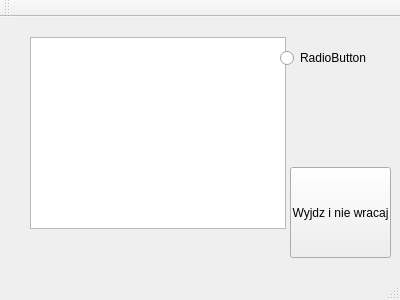
<?xml version="1.0" encoding="UTF-8"?>
<ui version="4.0">
 <class>MainWindow</class>
 <widget class="QMainWindow" name="MainWindow">
  <property name="geometry">
   <rect>
    <x>0</x>
    <y>0</y>
    <width>400</width>
    <height>300</height>
   </rect>
  </property>
  <property name="windowTitle">
   <string>MainWindow</string>
  </property>
  <widget class="QWidget" name="centralWidget">
   <widget class="QListView" name="listView">
    <property name="geometry">
     <rect>
      <x>30</x>
      <y>20</y>
      <width>256</width>
      <height>192</height>
     </rect>
    </property>
   </widget>
   <widget class="QRadioButton" name="radioButton">
    <property name="geometry">
     <rect>
      <x>280</x>
      <y>30</y>
      <width>100</width>
      <height>22</height>
     </rect>
    </property>
    <property name="text">
     <string>RadioButton</string>
    </property>
   </widget>
   <widget class="QPushButton" name="Quit">
    <property name="geometry">
     <rect>
      <x>290</x>
      <y>150</y>
      <width>101</width>
      <height>91</height>
     </rect>
    </property>
    <property name="cursor">
     <cursorShape>OpenHandCursor</cursorShape>
    </property>
    <property name="text">
     <string>Wyjdz i nie wracaj</string>
    </property>
   </widget>
  </widget>
  <widget class="QMenuBar" name="menuBar">
   <property name="geometry">
    <rect>
     <x>0</x>
     <y>0</y>
     <width>400</width>
     <height>21</height>
    </rect>
   </property>
  </widget>
  <widget class="QToolBar" name="mainToolBar">
   <attribute name="toolBarArea">
    <enum>TopToolBarArea</enum>
   </attribute>
   <attribute name="toolBarBreak">
    <bool>false</bool>
   </attribute>
  </widget>
  <widget class="QStatusBar" name="statusBar"/>
 </widget>
 <layoutdefault spacing="6" margin="11"/>
 <resources/>
 <connections/>
</ui>
